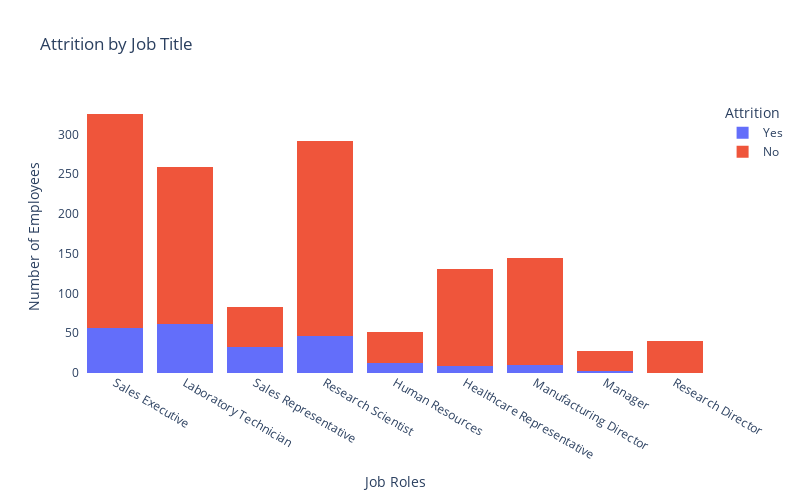

Notebook code for this chart:
### Markdown cell above
### Attrition and Job Role

### Code cell
fig = px.histogram(newdf,
                  x="JobRole",
                  color="Attrition",
                  title="Attrition by Job Title",
                  template="plotly",
                  barmode="stack"
)

fig.update_layout(
    xaxis_title="Job Roles",
    yaxis_title="Number of Employees",
    legend_title="Attrition",
    showlegend=True,
    plot_bgcolor="white",
    width=800,
    height=500
)

fig.show()

### Figure 1 — Plotly figure (JSON) as saved in the notebook; plotly's stock layout.template omitted (floating-point values rounded to 4 significant figures; data arrays with more than 128 entries replaced by an {"elided": "..."} marker saying what was removed)
{"data": [{"alignmentgroup": "True", "bingroup": "x", "hovertemplate": "Attrition=Yes<br>JobRole=%{x}<br>count=%{y}<extra></extra>", "legendgroup": "Yes", "marker": {"color": "#636efa", "pattern": {"shape": ""}}, "name": "Yes", "offsetgroup": "Yes", "orientation": "v", "showlegend": true, "type": "histogram", "x": {"elided": "232 str values"}, "xaxis": "x", "yaxis": "y"}, {"alignmentgroup": "True", "bingroup": "x", "hovertemplate": "Attrition=No<br>JobRole=%{x}<br>count=%{y}<extra></extra>", "legendgroup": "No", "marker": {"color": "#EF553B", "pattern": {"shape": ""}}, "name": "No", "offsetgroup": "No", "orientation": "v", "showlegend": true, "type": "histogram", "x": {"elided": "1124 str values"}, "xaxis": "x", "yaxis": "y"}], "layout": {"barmode": "stack", "height": 500, "legend": {"title": {"text": "Attrition"}, "tracegroupgap": 0}, "plot_bgcolor": "white", "showlegend": true, "title": {"text": "Attrition by Job Title"}, "width": 800, "xaxis": {"anchor": "y", "domain": [0, 1], "title": {"text": "Job Roles"}}, "yaxis": {"anchor": "x", "domain": [0, 1], "title": {"text": "Number of Employees"}}}}
